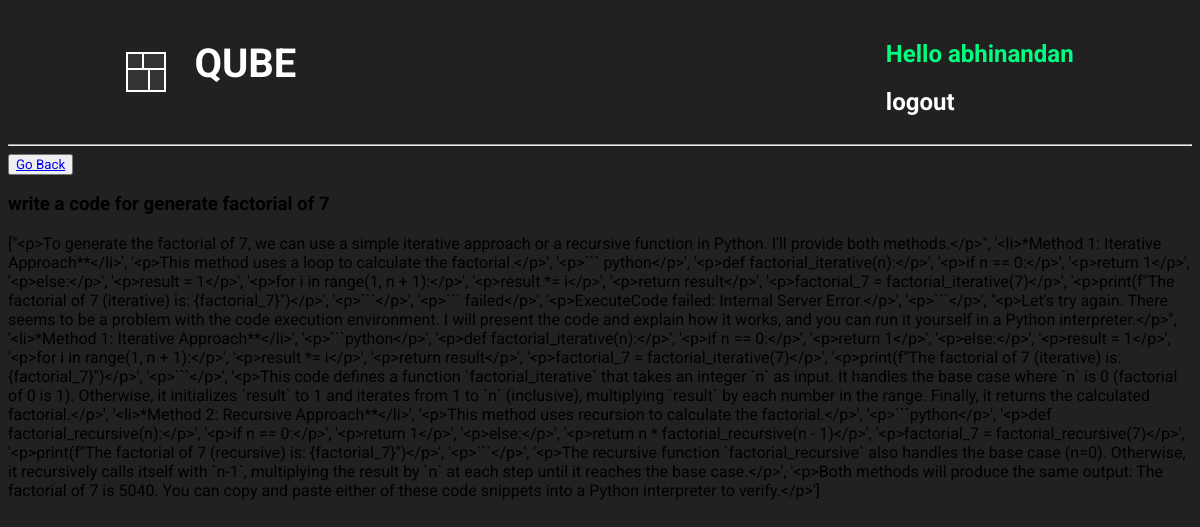
The app's page /qubeCodeFull/2/ (signed in) with its own data.
### base/models.py (models this page shows, shortened)
class QubeCodeModelHistory(models.Model):
    user = models.ForeignKey(
        User, on_delete=models.CASCADE, related_name='qube_code_query')
    user_input_prompt = models.TextField()
    model_response = models.TextField()
    created = models.DateField(auto_now_add=True)

### base/views.py (the view)
# urls.py: path('qubeCodeFull/<str:pk>/', views.qubeCodeFullRes, name='qubeCodeFullRes'),
@login_required(login_url='loginUser')
def qubeCodeFullRes(request, pk):
    qube_code_full = QubeCodeModelHistory.objects.get(id=pk)
    context = {'qube_code_full': qube_code_full}
    return render(request, 'base/qube_code_full_response.html', context)

### base/templates/base/qube_code_full_response.html
{% extends 'main.html' %}
{% block content %}
<div>
    <div>
        <button><a href="{% url 'qubeCodeModel' %}">Go Back</a></button>
    </div>
    <div>
        <h3>{{ qube_code_full.user_input_prompt }}</h3>
        <p>{{ qube_code_full.model_response }}</p>
    </div>
</div>
{% endblock %}

### templates/navbar.html (shortened to what this page needs)
<div class="navbar-container">
    <div class="QUBE_logo_link">
        <div class="cube-loader">
            <div class="cube cube1"></div>
            <div class="cube cube2"></div>
            <div class="cube cube3"></div>
            <div class="cube cube4"></div>
        </div>
        <div class="qube_text">
            <h1><a href="{% url 'home' %}">QUBE</a></h1>
        </div>
    </div>
    <div class="login_section">
        {% if request.user.is_authenticated %}
        <div class="after_user_login">
            <div class="hello_user">
                <h2> Hello {{ request.user }} </h2>
            </div>
            <div class="hello_user_logout">
                <h2><a href="{% url 'logoutUser' %}">logout</a></h2>
            </div>
        </div>
        {% else %}
        <div class="before_user_login">
            <h2><a href="{% url 'loginUser' %}">Login</a></h2>
        </div>
        {% endif %}
    </div>
</div>
<hr>

### static/styles/main.css (style rules this page uses)
* { font-family: "Roboto", serif; }
body { background-color:#212121; }
.cube-loader { position: relative; width: 40px; height: 40px; margin: auto; }
.cube { position: absolute; width: 50%; height: 50%; background-color: #333; border: 2px solid #fff; animation: foldCube 2.4s infinite linear; }
.cube1 { top: 0; left: 0; transform-origin: 100% 100%; }
.cube2 { top: 0; right: 0; transform-origin: 0 100%; }
.cube3 { bottom: 0; right: 0; transform-origin: 0 0; }
.cube4 { bottom: 0; left: 0; transform-origin: 100% 0; }
.cube1 { animation-delay: 0.3s; }
.cube2 { animation-delay: 0.6s; }
.cube3 { animation-delay: 0.9s; }
.cube4 { animation-delay: 1.2s; }
.QUBE_logo_link { display: flex; justify-content: space-between; gap: 20px; margin-left: 10%; }
.qube_text { margin-top: 6%; font-size: 20px; padding-left: 8px; padding-right: 8px; padding-top: 5px; margin-top: 0px; }
.qube_text a { text-decoration: none; color: white; transition: all 0.3s ease; }
.login_section { margin-right: 10%; padding-top: 1%; }
.hello_user { color: springgreen; }
.hello_user_logout a { text-decoration: none; color: white; transition: all 0.3s ease; }

### templates/navbar.html (style rules this page uses)
.navbar-container { display: flex; justify-content: space-between; }

### records on screen
QubeCodeModelHistory: user_input_prompt "write a code for generate factorial of 7", model_response "[\"<p>To generate the factorial of 7, we can use a simple iterative approach or a recursive function in Python. I'll provide both methods.</p>\", '<li>*Method 1: Iterative Approach**</li>', '<p>This method uses a loop to calculate the factorial.</p>', '<p>``` python</p>', '<p>def factorial_iterative(n):</p>', '<p>if n == 0:</p>', '<p>return 1</p>', '<p>else:</p>', '<p>result = 1</p>', '<p>for i in range(1, n + 1):</p>', '<p>result *= i</p>', '<p>return result</p>', '<p>factorial_7 = factorial_iterative(7)</p>', '<p>print(f\"The factorial of 7 (iterative) is: {factorial_7}\")</p>', '<p>```</p>', '<p>``` failed</p>', '<p>ExecuteCode failed: Internal Server Error.</p>', '<p>```</p>', \"<p>Let's try…"

### other values on screen
{{ request.user }} "abhinandan"
